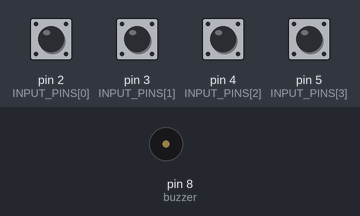
This sketch was run on a simulated Arduino Uno, built with avr-gcc and run on an emulated ATmega328P. On the bench: buzzer (waves = sounding). Inputs (shaded band) come from the test bench; at power-on: pin 2 (INPUT_PINS[0]), pin 3 (INPUT_PINS[1]), pin 4 (INPUT_PINS[2]), pin 5 (INPUT_PINS[3]) HIGH.

Above: at 1.2 s.
1.3 s: pin 2 (INPUT_PINS[0]) pulled LOW for 0.15 s
At 1.62 s:
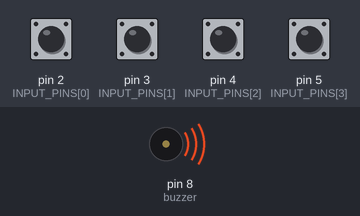
Timing chart, 0 to 4.3 s (numbered marks = the images above; inputs shaded):
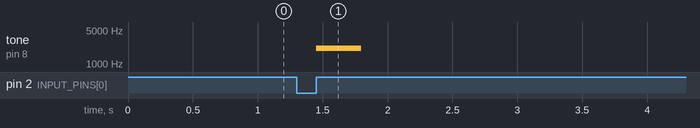

Measured:
- after the input at 1.3 s, tone on pin 8 (buzzer): silent → 2093 Hz after 0.15 s, → silent 0.35 s later

The sketch:

DigitalPianoV2.ino
```cpp
const int INPUT_PINS[4] = {2, 3, 4, 5};
const int nPins = 4;
int duration = 500;

#include <Arduino.h>

#define TONE_USE_INT
#define TONE_PITCH 440
#include <Pitch.h>


int melody_keyboard[] = {
  NOTE_C7, NOTE_D7, NOTE_E7, NOTE_G7,
};

void setup() {
  //start serial connection
  Serial.begin(9600);
  //configure pin 2 as an input and enable the internal pull-up resistor
  for ( int i = 0; i < nPins; i++) {
    pinMode(INPUT_PINS[i], INPUT_PULLUP);
  }
  pinMode(8, OUTPUT);
}

// change this to whichever pin you want to use
int buzzer = 8;
int current_note = 0;
bool pressed = false;
int current_time = millis();
int end_time =  millis();
void loop() {
  current_time = millis();
  for ( int i = 0; i < nPins; i++) {
    while (digitalRead(INPUT_PINS[i]) == LOW)
    {
      current_note = i;
      pressed = true;
      end_time = current_time + 500;
    }
  }
  if (end_time > current_time && pressed) {
    tone(buzzer, melody_keyboard[current_note]);
  } else {
    end_time =  millis();
    noTone(buzzer);
          pressed = false;

  }

}
```
